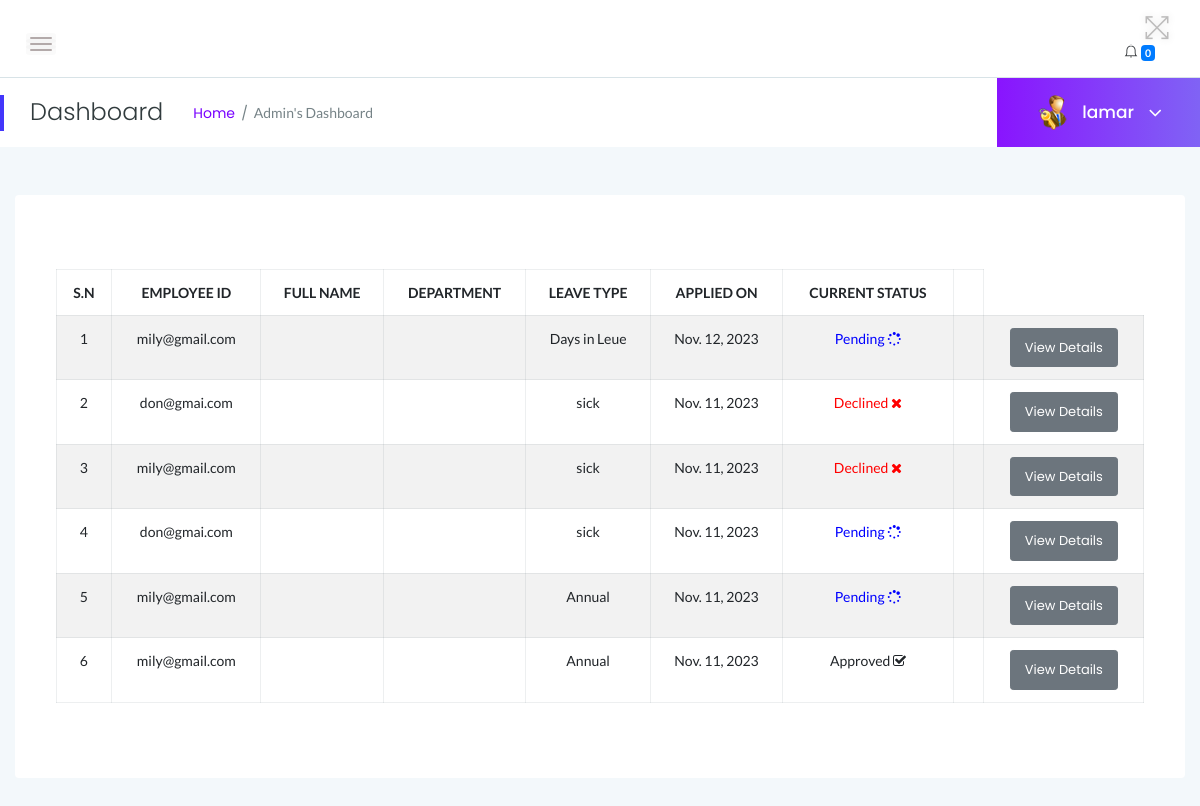
The page /myadmin/leaves_history/ (signed in) on the database as committed earlier.
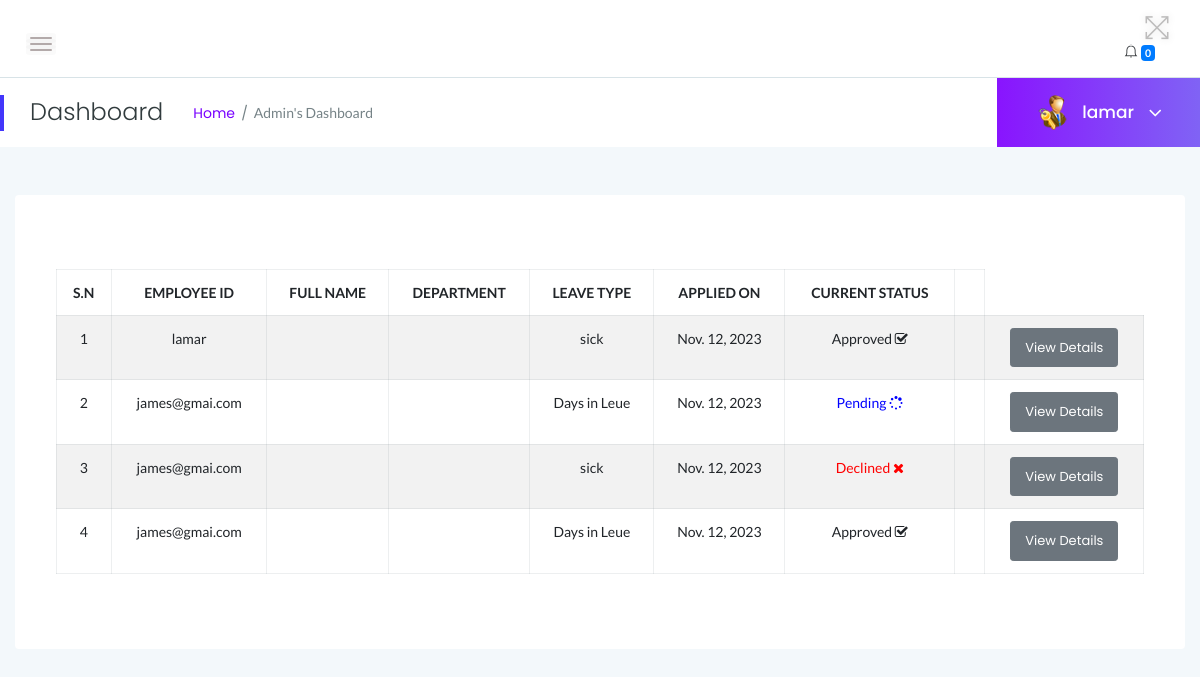
The same page on the database as committed later.
### myadmin/models.py (models this page shows)
class Leave(models.Model):
    employee = models.ForeignKey(User, on_delete=models.CASCADE)
    leave_type = models.CharField(max_length=100, default='Annual')
    posting_date = models.DateField(auto_now_add=True)
    status = models.CharField(
        max_length=10,
        choices=STATUS_CHOICES,
        default='Pending'
    )
    leavetype = models.CharField(max_length=255, default=None)
    description = models.TextField(default=None)
    fromdate = models.DateField( default=None)
    todate = models.DateField( default=None)
    isread = models.IntegerField(default=0)
    admin_remark = models.CharField(max_length=255, default=None, null=True)

### myadmin/views.py (the view)
# urls.py: path('leaves_history/', views.leaves_history, name='leave_history'),
@login_required
def leaves_history(request):
    if not request.user.is_authenticated:
        return redirect('admin_login')  # Redirect to the login page if not authenticated
    leave_history = Leave.objects.select_related('employee').order_by('-id')  # Assuming you have a Leave model
    return render(request, 'admin/leaves_history.html', {'leave_history': leave_history})

### myadmin/templates/admin/leaves_history.html (shortened to what this page needs)
{% load static %}
<!DOCTYPE html>
<html class="no-js" lang="en">
<head>
{% include 'admin/top.html' %}
</head>
<body>
   {% include 'admin/sidebars.html' %}
    <div class="main-content-inner">
        <div class="row">
            <div class="col-12 mt-5">
                <div class="card">
                    <div class="card-body">
                        <div class="single-table">
                            <div class="table-responsive">
                                <table class="table table-hover table-striped table-bordered progress-table text-center">
                                    <thead class="text-uppercase">
                                        <tr>
                                            <th>S.N</th>
                                            <th>Employee ID</th>
                                            <th>Full Name</th>
                                            <th>Department</th>
                                            <th>Leave Type</th>
                                            <th>Applied On</th>
                                            <th>Current Status</th>
                                            <th></th>
                                        </tr>
                                    </thead>
                                    <tbody>
                                        {% for leave in leave_history %}
                                            <tr>
                                                <td>{{ forloop.counter }}</td>
                                                <td>{{ leave.employee }}</td>
                                                <td>{{ leave.name.id }} {{ leave.name.lastName }}</td>
                                                <td>{{employee.department}}</td>
                                                <td>{{ leave.leavetype }}</td>
                                                <td>{{ leave.posting_date }}</td>
                                                <td>
                                                    {% if leave.status == '1' %}
                                                        Approved <i class="fa fa-check-square-o"></i></span>
                                                    {% elif leave.status == '2' %}
                                                        <span style="color: red">Declined <i class="fa fa-times"></i></span>
                                                    {% else %}
                                                        <span style="color: blue">Pending <i class="fa fa-spinner"></i></span>
                                                    {% endif %}
                                                </td>
                                                <td>
                                                    <td><a href="{% url 'myadmin:employee_leave_details' leave.id %}" class="btn btn-secondary btn-sm">View Details</a></td>
                                                </td>
                                            </tr>
                                        {% endfor %}
                                    </tbody>
                                </table>
                            </div>
                        </div>
                    </div>
                </div>
            </div>
        </div>
    </div>
        </div>
    </div>
</body>
</html>

Rows that differ between the two databases and show on the page:
removed Leave: employee "mily@gmail.com", leavetype "Days in Leue", posting_date "Nov. 12, 2023", status "Pending"
removed Leave: employee "don@gmai.com", leavetype "sick", posting_date "Nov. 11, 2023", status "Declined"
changed Leave: employee "mily@gmail.com" → "lamar"; posting_date "Nov. 11, 2023" → "Nov. 12, 2023"; status "Declined" → "Approved"
changed Leave (number 2 of 4 on the later page): employee "don@gmai.com" → "james@gmai.com"; leavetype "sick" → "Days in Leue"; posting_date "Nov. 11, 2023" → "Nov. 12, 2023"
changed Leave (number 3 of 4 on the later page): employee "mily@gmail.com" → "james@gmai.com"; leavetype "Annual" → "sick"; posting_date "Nov. 11, 2023" → "Nov. 12, 2023"; status "Pending" → "Declined"
changed Leave (number 4 of 4 on the later page): employee "mily@gmail.com" → "james@gmai.com"; leavetype "Annual" → "Days in Leue"; posting_date "Nov. 11, 2023" → "Nov. 12, 2023"
